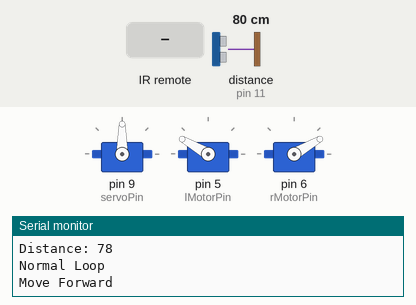
The sketch below on a simulated Arduino Uno, built with avr-gcc and run on an emulated ATmega328P. Parts: 3 × servo, the last lines printed to the serial monitor. Wiring (inferred from the names in the program): ultrasonic range finder: trigger pin 12; echo pin 11. Inputs (shaded band) come from the test bench; at power-on: distance to the obstacle (sensor on pin 11) 80 cm. The echo pulse lasts 58.3 µs per cm.

Above: at 2.8 s.
2.9 s: distance to the obstacle (sensor on pin 11) set to 29 cm
4.4 s: distance to the obstacle (sensor on pin 11) set to 23 cm
At 6.0 s:
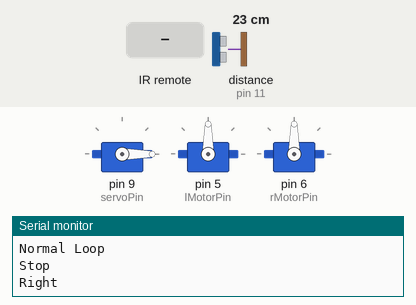
8.6 s: infrared code 0xFFA25D received
At 11.2 s:
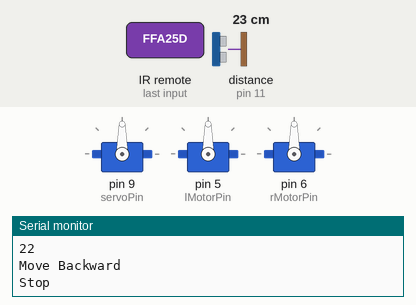
11.9 s: infrared code 0xFF22DD received
At 12.8 s:
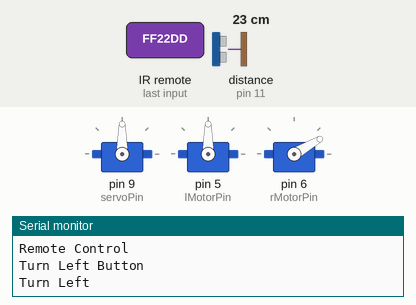
14.4 s: infrared code 0xFFC23D received
At 15.4 s:
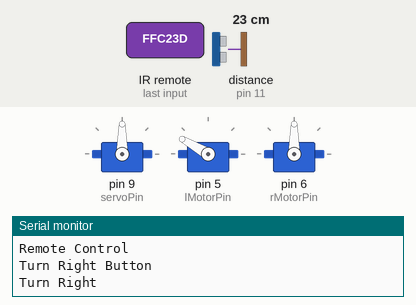
Timing chart, 0 to 17.4 s (numbered marks = the images above; inputs shaded):
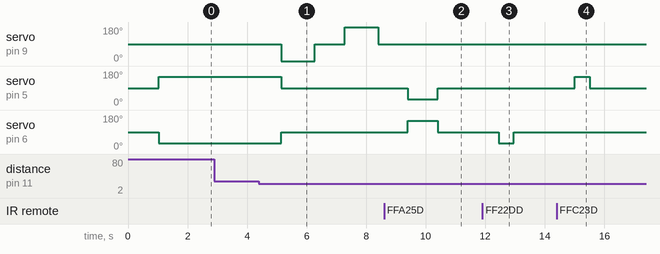

The sketch:

alternative_remote_control.ino
```cpp
#include <Servo.h>
#include "SR04.h"
#include <IRremote.h> // http://z3t0.github.io/Arduino-IRremote/

Servo servo;
Servo l_motor;
Servo r_motor;

// These values can be changed if needed:
int turnDelay = 500; // How long the car will turn. Exact value needs to be calculated once the design for wheels is finalized.
int reverseDelay = 1000; // How long the car will reverse each time. Change if needed.
int collision = 25; // Collision distance. Change if car needs to stop earlier/later.

int pos = 90; // Servo position.
int r_speed = 90; // Right motor speed.
int l_speed = 90; // Left motor speed.

int distance = 100;
int dir = 1;
int stuck = 0;
int rc = 0;

// Pin numbers:
int servoPin = 9;  // PIN: Servo
int echoPin = 11;  // PIN: US-Sensor Echo
int trigPin = 12;  // PIN: US-Sensor Trig
int lMotorPin = 5; // PIN: Left Motor
int rMotorPin = 6; // PIN: Right Motor
int ir_recv = 7;   // PIN: IR Receiver

// Designed to be used with IR remote controller that comes with ELEGOO Arduino starter kit.
// There's a problem with how variables are handled. For now all values are copy pasted from here.
//const int REMOTECO = 0xFFA25D; // "Power"
//const int FORWARDS = 0xFF629D; // "VOL+"
//const int BACKWARD = 0xFFA857; // "VOL-"
//const int TURNRIGH = 0xFF22DD; // "Rewind"
//const int TURNLEFT = 0xFFC23D; // "Forward"
//const int MOVESTOP = 0xFF02FD; // "Play/Pause"
int ir_code = 0xFFFFFFFF;
IRrecv irrecv(ir_recv);
decode_results results;

SR04 sr04 = SR04(echoPin, trigPin);

void remoteControl(int code);

void setup() {
  servo.attach(servoPin);
  l_motor.attach(lMotorPin);
  r_motor.attach(rMotorPin);
  servo.write(pos);
  l_motor.write(l_speed);
  r_motor.write(r_speed);
  Serial.begin(9600);
  irrecv.enableIRIn();
  irrecv.blink13(true);
  Serial.println("Started");
}

void loop() {
  delay(1000); // TODO: This might not be needed. Useful when debugging.

  distance = sr04.Distance();
  Serial.print("Distance: ");
  Serial.println(distance);

  if (irrecv.decode(&results)) {
    if (results.value == 0xFFA25D && rc == 0) {
      Serial.println("Remote Control Activated");
      rc = 1;
    } else if (results.value == 0xFFA25D && rc == 1) {
      Serial.println("Remote Control Disabled");
      rc = 0;
    } else if (rc == 1) {
      Serial.println("Remote Control");
      remoteControl(results.value);
    }
    irrecv.resume();
  }

  if (rc == 0) {
    Serial.println("Normal Loop");
    if (distance <= collision || stuck == 1) { // Check if there are obstacles too close or if the car is stuck.
      moveStop();
      dir = scanDirections();
      if (dir == -1) {
        stuck = 0;
        turnLeft();
      } else if (dir == 1) {
        stuck = 0;
        turnRight();
      } else if (dir == 0) { // If stuck, reverse.
        stuck = 1;
        moveBackward();
      }
    } else {
      moveForward();
    }
  } else {
    Serial.println("Do nothing");
  }
}

void remoteControl(int code) {
  switch (code) {
    case 0xFF629D:
      Serial.println("Forwards Button");
      moveForward();
      break;
    case 0xFF22DD:
      Serial.println("Turn Left Button");
      turnLeft();
      break;
    case 0xFF02FD:
      Serial.println("Stop Button");
      moveStop();
      break;
    case 0xFFC23D:
      Serial.println("Turn Right Button");
      turnRight();
      break;
    case 0xFFA857:
      Serial.println("Backwards Button");
      moveBackward();
      break;
    default:
      Serial.print("Button not recognized! Code: ");
      Serial.println(code, HEX);
      break;
  }
}

int scanDirections() {
  int right = scanRight();
  Serial.println(right);
  int left  = scanLeft();
  Serial.println(left);

  if (right > left && right > collision) {
    return 1;
  } else if (right < left && left > collision) {
    return -1;
  } else {
    return 0;
  }
}

int scanRight() {
  Serial.println("Right");
  pos = pos - 90;
  servo.write(pos);
  delay(1000);
  int dist_r = sr04.Distance();
  delay(100);
  pos = pos + 90;
  servo.write(pos);
  delay(1000);
  return dist_r;
}

int scanLeft() {
  Serial.println("Left");
  pos = pos + 90;
  servo.write(pos);
  delay(1000);
  int dist_l = sr04.Distance();
  delay(100);
  pos = pos - 90;
  servo.write(pos);
  delay(1000);
  return dist_l;
}

void moveCar() {
  l_motor.write(l_speed);
  r_motor.write(r_speed);
}

void moveForward() {
  Serial.println("Move Forward");
  l_speed = 150;
  r_speed = 30;
  moveCar();
}

void moveBackward() {
  Serial.println("Move Backward");
  l_speed = 30;
  r_speed = 150;
  moveCar();
  delay(reverseDelay); // Adjusts the distance the car will reverse.
  moveStop();
}

void moveStop() {
  Serial.println("Stop");
  l_speed = 90;
  r_speed = 90;
  moveCar();
}

void turnRight() {
  Serial.println("Turn Right");
  l_speed = 150;
  r_speed = 90;
  moveCar();
  delay(turnDelay);
  moveStop();
}
void turnLeft() {
  Serial.println("Turn Left");
  l_speed = 90;
  r_speed = 30;
  moveCar();
  delay(turnDelay);
  moveStop();
}
```

Measured:
- the behaviour switches between 27 and 26 cm on distance to the obstacle (sensor on pin 11) (found by bisection; images 0 and 1)
- after the input at 4.4 s, servo on pin 9 (servoPin): 90° → 0° after 0.75 s, → 90° 1.1 s later, → 180° 1.0 s later, → 90° 1.1 s later; servo on pin 5 (lMotorPin): 150° → 90° after 0.75 s; servo on pin 6 (rMotorPin): 30° → 90° after 0.75 s
- after the input at 8.6 s, servo on pin 9 (servoPin): stays 90° (without the input it goes to 0° after 2.8 s)
- after the input at 11.9 s, servo on pin 6 (rMotorPin): 90° → 30° after 0.56 s, → 90° 0.50 s later
- after the input at 14.4 s, servo on pin 5 (lMotorPin): 90° → 150° after 0.61 s, → 90° 0.50 s later
